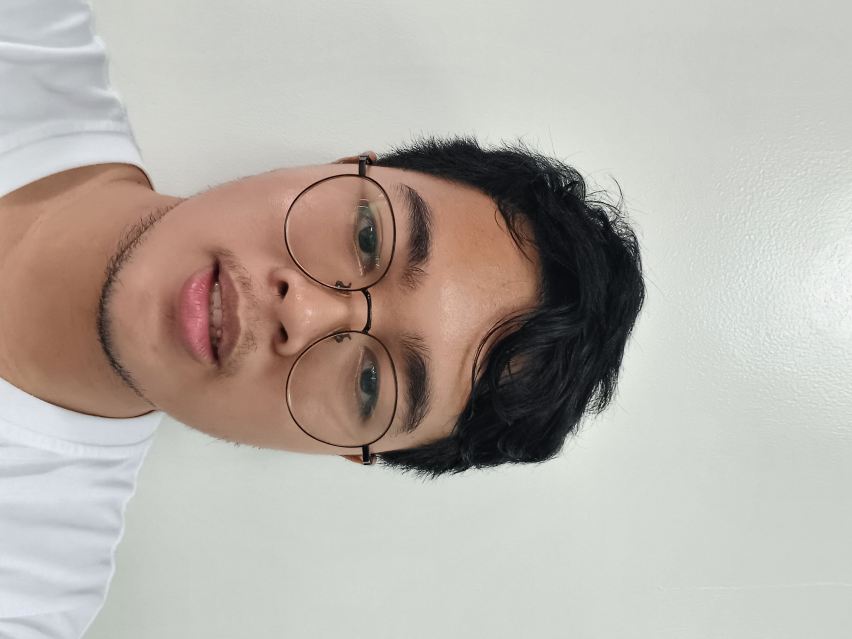
#> input picture faces/Train/montaniel/Copy of MontanielTrain1.jpg, 3408 x 2556 px (shown at 1/4 size); the run also reads 1 picture not shown here
$ jupyter execute --allow-errors Exercise8.ipynb   (text cells are left out)
#> lines starting #> are read from the running program, lines starting #| are printed output that depends on the picture; pictures that were not available may be replaced by others from this repository, and a replacement may not be noted
[cell 1]
import os
import cv2
import numpy as np
from PIL import Image  # PIL is used to load the image
import matplotlib.pyplot as plt

[cell 2]
# from google.colab import drive
# drive.mount('/content/drive')

[cell 3]
# put your answer here
def displayImage(image_path):
  # Path to your image file in Google Drive
  image = Image.open(image_path)
#> image is the input picture: PIL image 3408x2556 RGB; mean R, G, B 182.4, 175.5, 168.4
  rotated_image = image.rotate(90, expand=True)
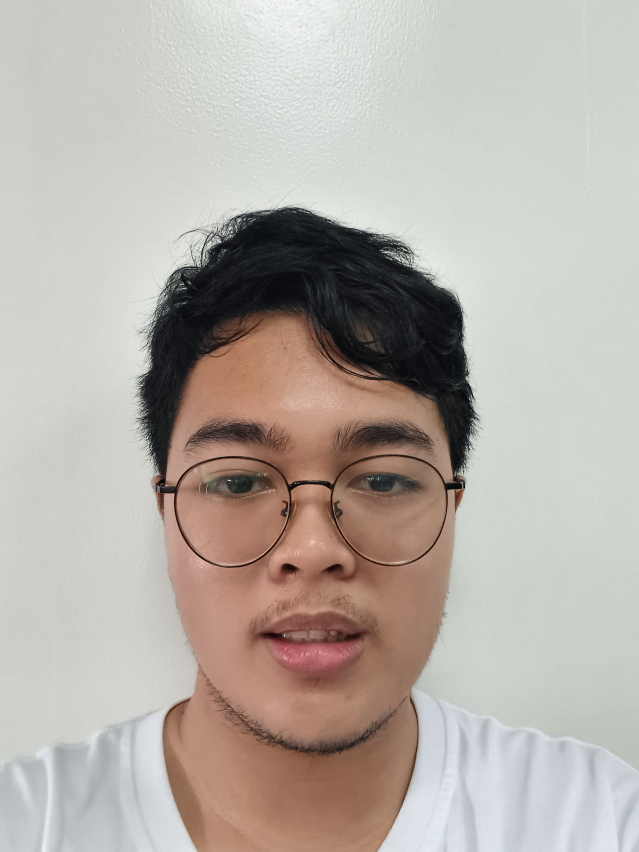
#> rotated_image: PIL image 2556x3408 RGB (shown at 1/4 size); mean R, G, B 182.4, 175.5, 168.4
  # Display the image using matplotlib
  plt.imshow(rotated_image, cmap='gray', )
  plt.axis('off')  # Hide axes for cleaner display
  plt.show()

displayImage('./faces/Train/montaniel/Copy of MontanielTrain1.jpg')

[cell 4]
# put your answer here
def load_images_from_folder(folder):
#> called with folder = './faces/Train/'
    images = []
    labels = []
    for label, person in enumerate(os.listdir(folder)):
        person_folder = os.path.join(folder, person)
        person_name = os.path.basename(person_folder)
        for filename in os.listdir(person_folder):
            img_path = os.path.join(person_folder, filename)
            img = cv2.imread(img_path)
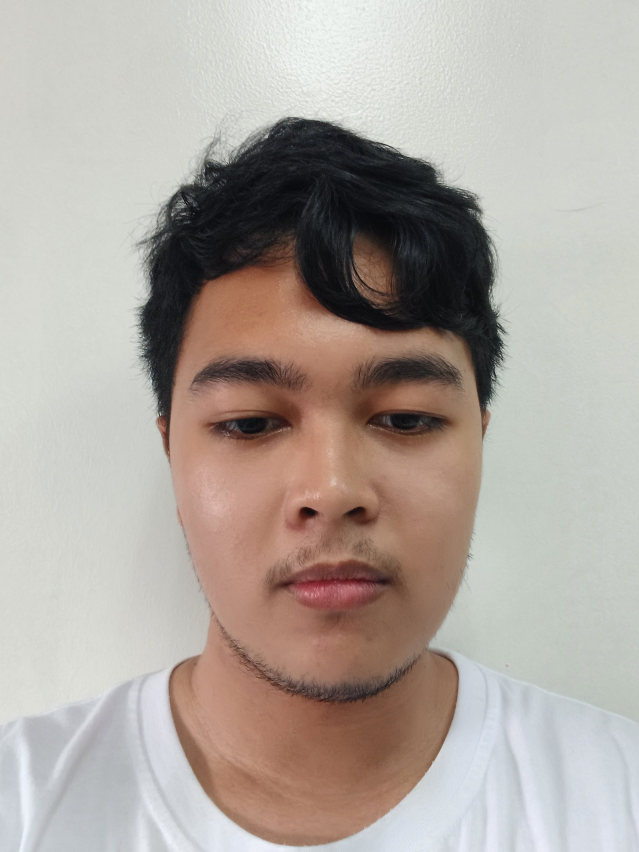
#> input picture faces/Train/Copy of MontanielTrain10.jpg, 2556 x 3408 px, given as the content of the folder ./faces/Train/Copy of MontanielTrain1.jpg, which was not available (shown at 1/4 size)
#> img is the input picture: shape (3408, 2556, 3); mean B, G, R 159.2, 166.4, 175.3
            img = cv2.cvtColor(img, cv2.COLOR_BGR2GRAY)  # Convert to grayscale
#> img: shape (3408, 2556)
            img = cv2.resize(img, (100, 100))  # Resize to 100x100 pixels
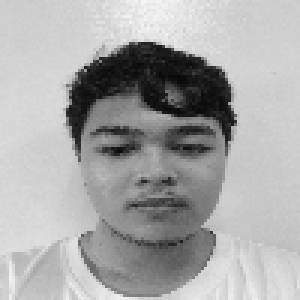
#> img: shape (100, 100) (shown 3 times larger); min 9, max 245, mean 168.1
            images.append(img.flatten())  # Flatten the image
            labels.append(person_name)
    return np.array(images), np.array(labels)

images, labels = load_images_from_folder('./faces/Train/')

images

[cell 5]
# put your answer here
image = images[0].reshape(100,100)
name = labels[0]  # Get the name corresponding to the image

# Display the image
plt.imshow(image, cmap="gray")
plt.title(name)
plt.axis('on')  # Hide axes
plt.show()

[cell 6]
# put your answer here

num_faces = 10

fig, axes = plt.subplots(2, 5, figsize=(15, 6))  # 2 rows and 5 columns
axes = axes.flatten()  # Flatten the array of axes for easy indexing

# Loop to display the images
#> (the rest of this cell did not finish here and is left out)

[cell 7]
# put your answer here

from sklearn.model_selection import train_test_split

X_train, X_test, y_train, y_test = train_test_split(images, labels, test_size=0.2, random_state=42)

[cell 8]
# put your answer here

from sklearn import svm

model = svm.SVC(gamma='scale')  # You can choose different kernels like 'linear', 'rbf', etc.
model.fit(X_train, y_train)

[cell 9]
# put your answer here
from sklearn.metrics import accuracy_score

y_pred = model.predict(X_test)
accuracy = accuracy_score(y_test, y_pred)
print(f'Accuracy: {accuracy * 100:.2f}%')

[cell 10]
from sklearn.model_selection import train_test_split
from sklearn.metrics import accuracy_score
from sklearn import svm

X_train, X_test, y_train, y_test = train_test_split(images, labels, test_size=0.2, random_state=42)
model = svm.SVC(gamma='scale')  # You can choose different kernels like 'linear', 'rbf', etc.
model.fit(X_train, y_train)
y_pred = model.predict(X_test)

def predict_image(img_path, model):
    img = cv2.imread(img_path)
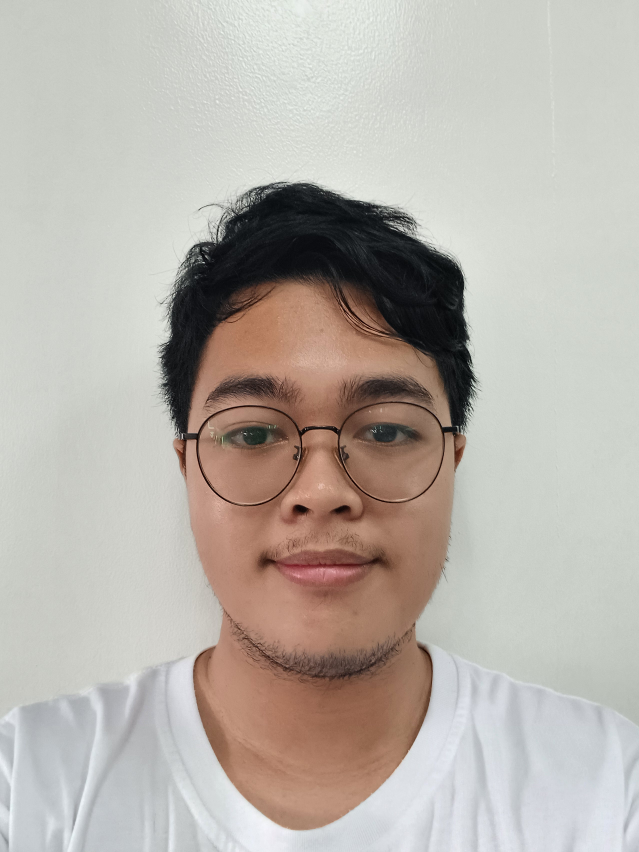
#> input picture faces/Test/Copy of MontanielTest4g.jpg.jpg, 2556 x 3408 px (shown at 1/4 size)
#> img is the input picture: shape (3408, 2556, 3); mean B, G, R 170.8, 178, 184.4
    img = cv2.cvtColor(img, cv2.COLOR_BGR2GRAY)
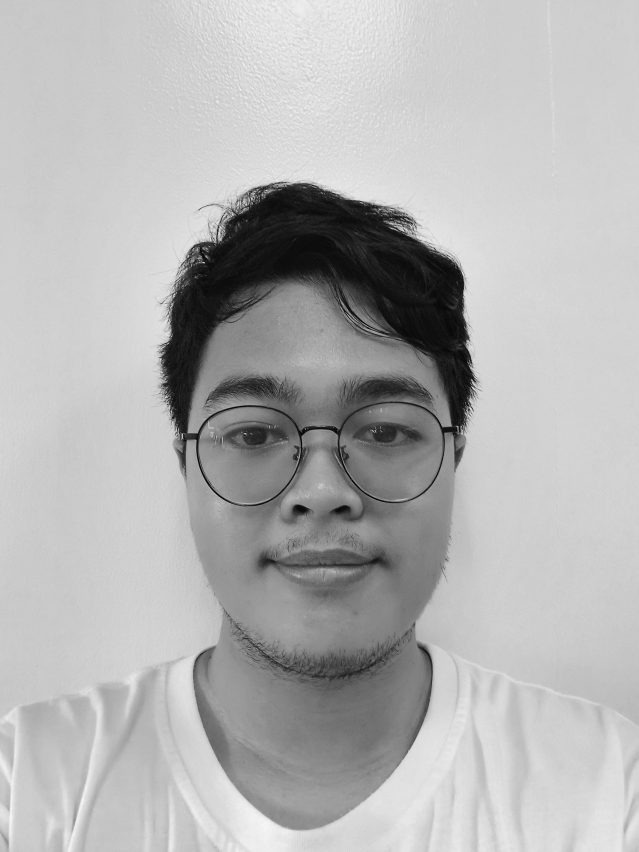
#> img: shape (3408, 2556) (shown at 1/4 size); min 0, max 249, mean 179.1
    img = cv2.resize(img, (100, 100)).flatten().reshape(1, -1)  # Flatten and reshape for prediction
    prediction = model.predict(img)
    return prediction

img_path = './faces/Test/Copy of MontanielTest4g.jpg.jpg'
result = predict_image(img_path, model)
print(f'Predicted label:', result)
#| Predicted label: ['montaniel']
displayImage(img_path)
#> in displayImage (call 2), `image = Image.open(image_path)`:
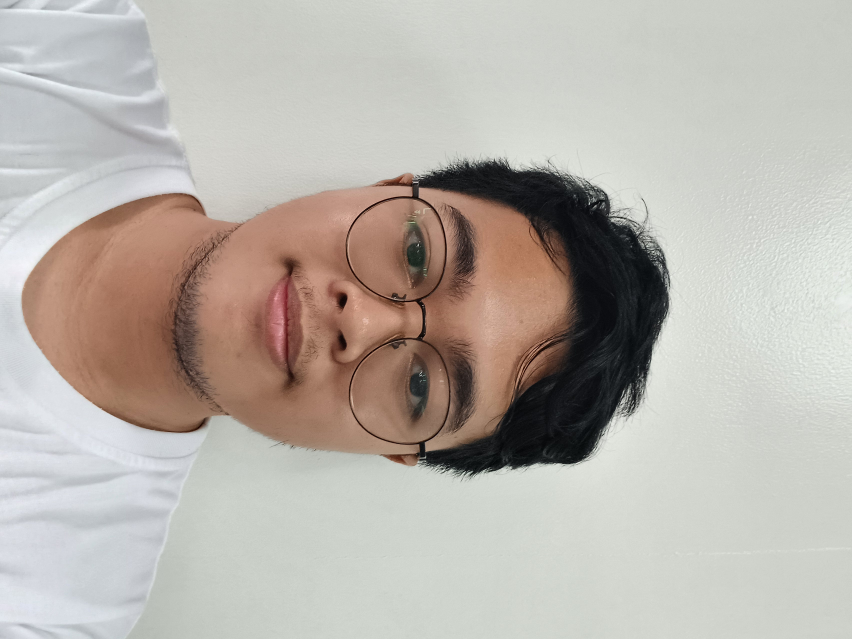
#> image: PIL image 3408x2556 RGB (shown at 1/4 size); mean R, G, B 184.4, 178, 170.8

[cell 11]
# put your answer here
img_path = './faces/New /Odarve3.jpg'
result = predict_image(img_path, model)
print(f'Predicted label:', result)
#| Predicted label: ['montaniel']
displayImage(img_path)
#> call 3 of displayImage, with image_path = './faces/New /Odarve3.jpg'
#> in displayImage (call 3), `image = Image.open(image_path)`:
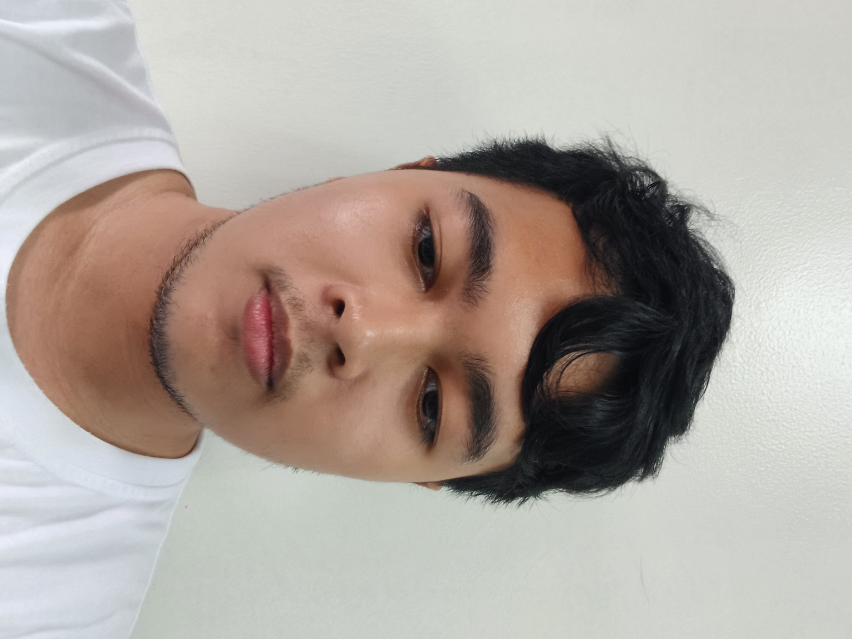
#> image: PIL image 3408x2556 RGB (shown at 1/4 size); mean R, G, B 175.3, 166.4, 159.2

[cell 12]
img_path = './faces/New /SatchNew4.jpg'
result = predict_image(img_path, model)
#> call 3 of predict_image, with img_path = './faces/New /SatchNew4.jpg'
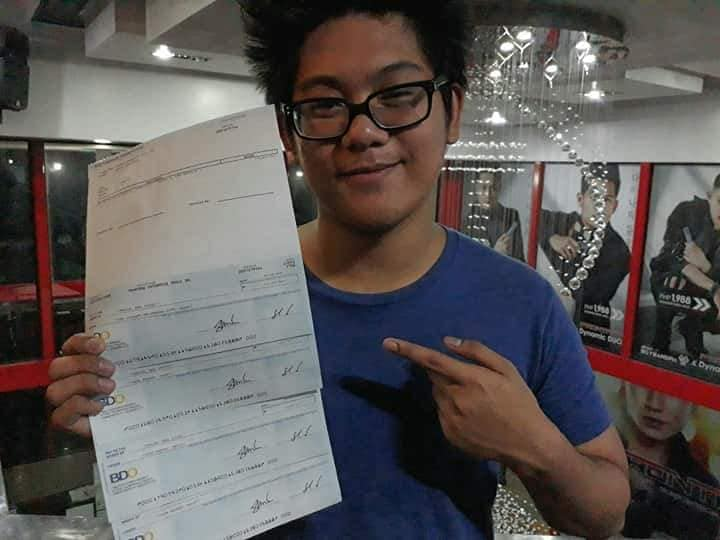
#> input picture faces/New /SatchNew4.jpg, 720 x 540 px
#> in predict_image, img is the input picture: shape (540, 720, 3); mean B, G, R 86.3, 87.3, 92.4
#> in predict_image (call 3), `img = cv2.cvtColor(img, cv2.COLOR_BGR2GRAY)`:
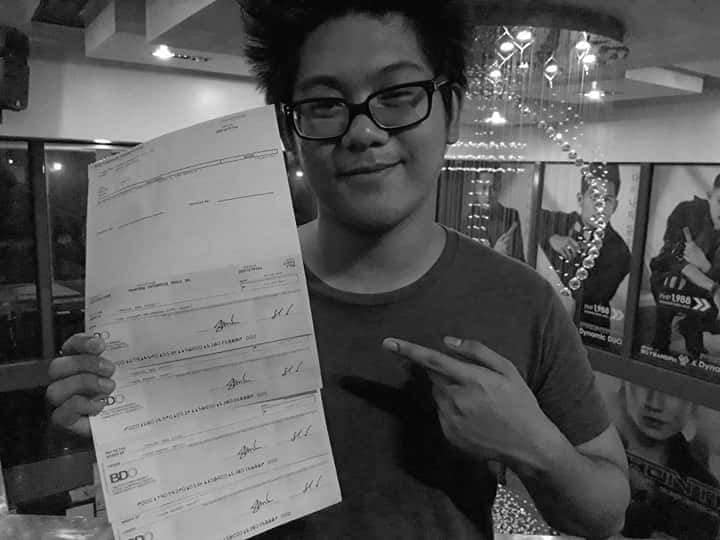
#> img: shape (540, 720); min 0, max 255, mean 88.7
print(f'Predicted label:', result)
#| Predicted label: ['montaniel']
displayImage(img_path)
#> call 4 of displayImage, with image_path = './faces/New /SatchNew4.jpg'
#> in displayImage (call 4), `rotated_image = image.rotate(90, expand=True)`:
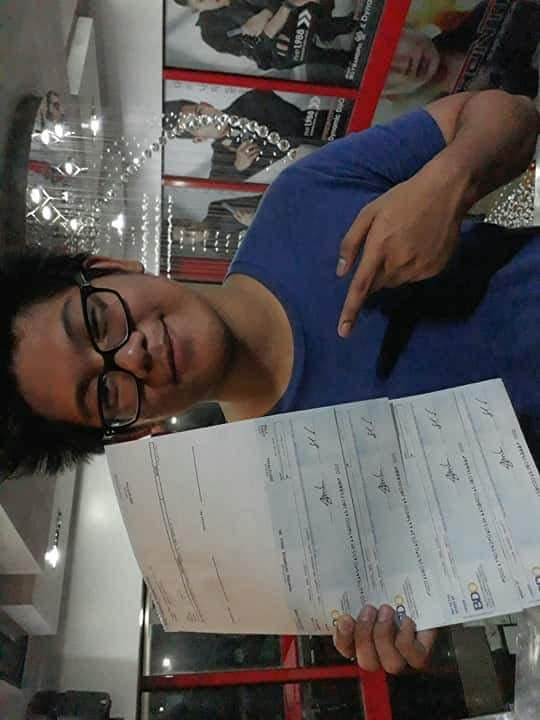
#> rotated_image: PIL image 540x720 RGB; mean R, G, B 92.4, 87.3, 86.3
